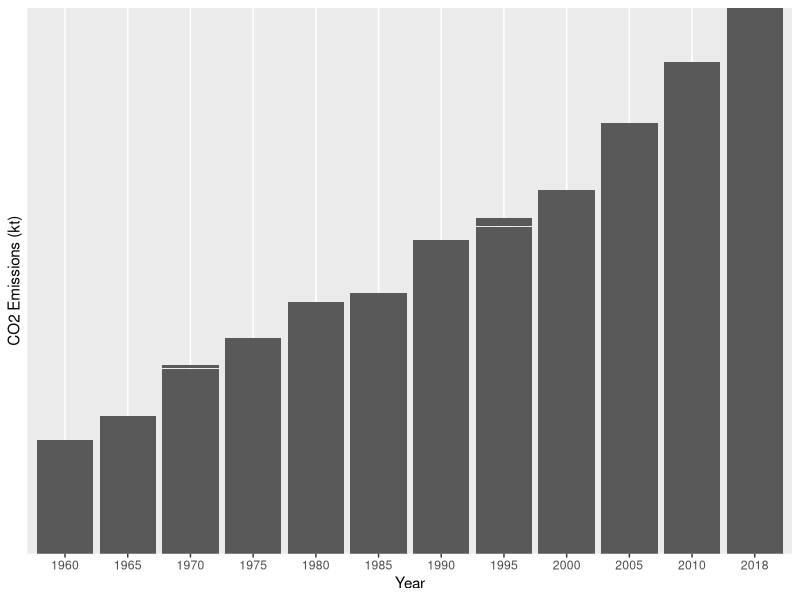
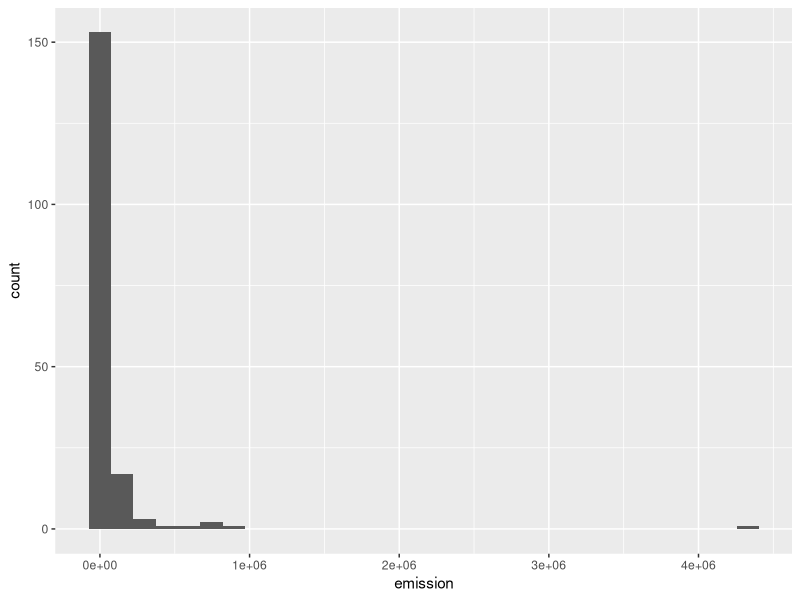
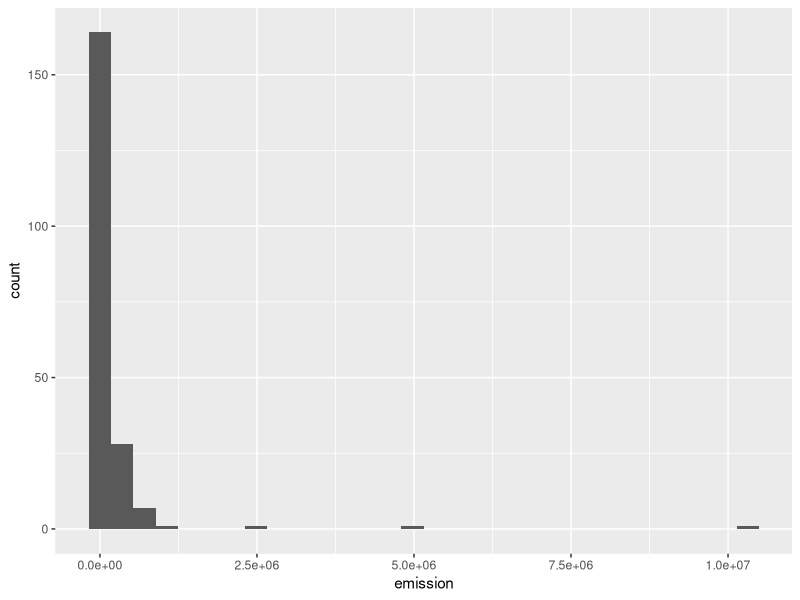

These charts were generated, in order, by the following R code: (Note: this script raises an error after producing the figures.)
library(dplyr)
library(ggplot2)
library(data.table)
library(tidyr)
emissions <- read.csv(file = "./co2_emissions.csv")


emissions <- fread("./co2_emissions.csv", header=T)



View(emissions)
x = emissions %>%
    pivot_longer(cols = (starts_with('19') | starts_with('20')), names_to = 'year' , values_to = 'emission') %>%
    pivot_longer(cols = country_name, values_to = 'country') 


g = ggplot(data = x, aes(x = year))
g+ geom_bar(aes(y = emission),stat = 'identity') + 
  scale_y_discrete(name = 'CO2 Emissions (kt)')+ 
  scale_x_discrete(name = "Year", limits = c('1960','1965', '1970',
                                             '1975', '1980','1985' ,'1990',
                                             '1995', '2000','2005','2010','2018'))


histogram_1970 = emissions %>%
  pivot_longer(cols = (starts_with('19') | starts_with('20')), names_to = 'year' , values_to = 'emission') %>%
  pivot_longer(cols = country_name, values_to = 'country') %>%
  filter(year == '1970')

histogram_2018 = emissions %>%
  pivot_longer(cols = (starts_with('19') | starts_with('20')), names_to = 'year' , values_to = 'emission') %>%
  pivot_longer(cols = country_name, values_to = 'country') %>%
  filter(year == '2018')

View(histogram_1970)

hist = ggplot(data = histogram_1970, aes(emission))
hist+geom_histogram()

hist2 = ggplot(data = histogram_2018, aes(emission))
hist2+geom_histogram()

emissions$quartile = ntile(emissions$"2018", 4)

y = emissions %>%
  pivot_longer(cols = (starts_with('19') | starts_with('20')), names_to = 'year' , values_to = 'emission') %>%
  pivot_longer(cols = country_name, values_to = 'country') %>%

  
z = emissions %>%
  group_by(quartile)


population <- fread("./population.csv", header=T)
View(population)

pop = population %>%
  pivot_longer(cols = (starts_with('19') | starts_with('20')), names_to = 'year' , values_to = 'population') 
pop[,6] = sapply(pop[,6],as.numeric)

d = ggplot(data = pop, aes(x = year))
d+ geom_bar(aes(y = population),stat = 'identity') + 
  scale_y_discrete(name = 'CO2 Emissions (kt)')+ 
  scale_x_discrete(name = "Year", limits = c('1960','1965', '1970',
                                             '1975', '1980','1985' ,'1990',
                                             '1995', '2000','2005','2010','2018'))


gdp <- fread("./gdp.csv", header=T)

gdp2 = gdp %>% 
  pivot_longer(cols = (starts_with('19') | starts_with('20')), names_to = 'year' , values_to = 'gdp') 

gdp_bar_chart = ggplot(data = gdp2, aes(x = year))
gdp_bar_chart + geom_bar(aes(y = gdp),stat = 'identity') + 
  scale_y_discrete(name = 'CO2 Emissions (kt)')+ 
  scale_x_discrete(name = "Year", limits = c('1960','1965', '1970',
                                             '1975', '1980','1985' ,'1990',
                                             '1995', '2000','2005','2010','2018'))

e = emissions
View(e)

e$quintile <- ntile(e$"2018" , 5)

quints = e %>%
  pivot_longer(cols = (starts_with('19') | starts_with('20')), names_to = 'year' , values_to = 'emission') 

quints_grouped = select(quints, -1:-4)



emis_line = ggplot(data = quints_grouped, aes(x = year, y = emission, group = quintile, color = quintile))
emis_line + geom_point(lm= 'smooth') +
  scale_x_discrete(name = "Year", limits = c('1960','1965', '1970',
                                             '1975', '1980','1985' ,'1990',
                                             '1995', '2000','2005','2010','2018'))

                                             